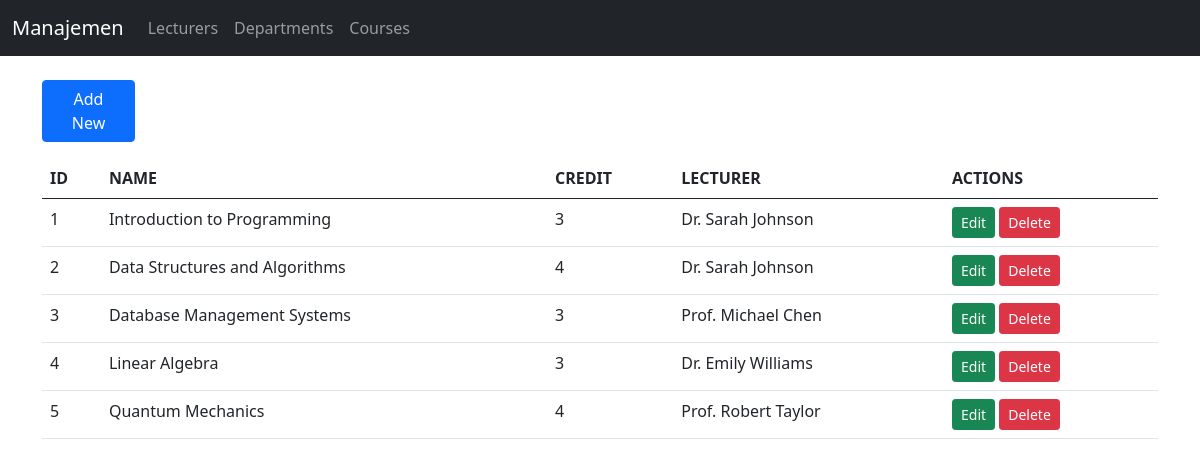
The page /Project/index.php?module=course on the database its author committed.
### tables this page shows
CREATE TABLE `courses` (
  `id` int(11) NOT NULL,
  `name` varchar(100) NOT NULL,
  `credit` int(11) NOT NULL,
  `lecturer_id` int(11) DEFAULT NULL
);

CREATE TABLE `lecturers` (
  `id` int(11) NOT NULL,
  `name` varchar(100) NOT NULL,
  `nidn` varchar(20) NOT NULL,
  `phone` varchar(20) NOT NULL,
  `join_date` date NOT NULL,
  `department_id` int(11) DEFAULT NULL
);

### Project/controllers/CourseController.php (called while the page is built, shortened)
<?php
require_once __DIR__ . '/../models/CourseModel.php';
class CourseController
{
    private $model;
    public function __construct()
    {
        $this->model = new CourseModel();
    }
    public function index()
    {
        $courses = $this->model->getAll();
        include __DIR__ . '/../views/courses/index.php';
    }
}

### Project/models/CourseModel.php (called while the page is built, shortened)
<?php
require_once 'config/database.php';
class CourseModel
{
    private $conn;
    public function __construct()
    {
        global $db;
        $this->conn = $db;
    }
    public function getAll()
    {
        $sql = 'SELECT courses.*, lecturers.name AS lecturer_name
        FROM courses
        LEFT JOIN lecturers ON courses.lecturer_id = lecturers.id
        ORDER BY courses.id ASC';
        $stmt = $this->conn->prepare($sql);
        $stmt->execute();
        return $stmt->get_result();
    }
}

### Project/views/courses/index.php (the view)
<?php include "templates/header.php"; ?>
<div class="container my-4">
    <div class="col-1 my-3">
        <a type="button" class="btn btn-primary" href="index.php?module=course&action=create">Add New</a>
    </div>
    <table class="table">
        <thead>
            <tr>
                <th>ID</th>
                <th>NAME</th>
                <th>CREDIT</th>
                <th>LECTURER</th>
                <th>ACTIONS</th>
            </tr>
        </thead>
        <tbody>
            <?php while ($row = $courses->fetch_assoc()): ?>
                <tr>
                    <td><?= $row['id'] ?></td>
                    <td><?= $row['name'] ?></td>
                    <td><?= $row['credit'] ?></td>
                    <td><?= $row['lecturer_name'] ?></td>
                    <td>
                        <a href="index.php?module=course&action=edit&id=<?= $row['id'] ?>" class="btn btn-sm btn-success">Edit</a>
                        <a href="index.php?module=course&action=delete&id=<?= $row['id'] ?>" class="btn btn-sm btn-danger"
                            onclick="return confirm('Are you sure?');">
                            Delete
                        </a>
                    </td>
                </tr>
            <?php endwhile; ?>
        </tbody>
    </table>
</div>
<?php include "templates/footer.php"; ?>

### rows shown on the page
courses: id "1", name "Introduction to Programming", credit "3", lecturer.name "Dr. Sarah Johnson"
courses: id "2", name "Data Structures and Algorithms", credit "4", lecturer.name "Dr. Sarah Johnson"
courses: id "3", name "Database Management Systems", credit "3", lecturer.name "Prof. Michael Chen"
courses: id "4", name "Linear Algebra", credit "3", lecturer.name "Dr. Emily Williams"
courses: id "5", name "Quantum Mechanics", credit "4", lecturer.name "Prof. Robert Taylor"
